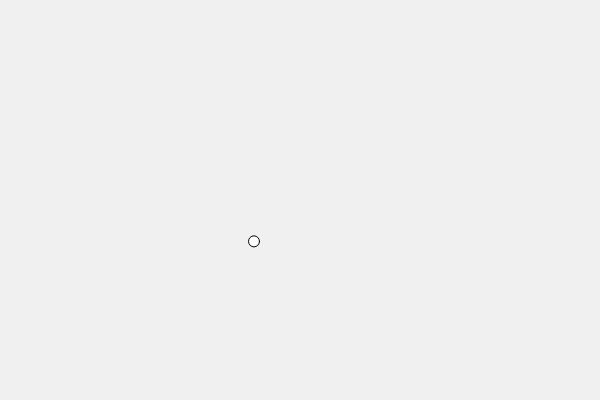
Frame 1 (no input)
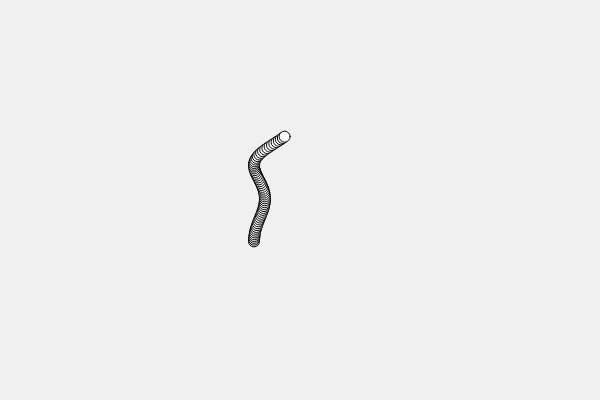
Frame 60 (no input)
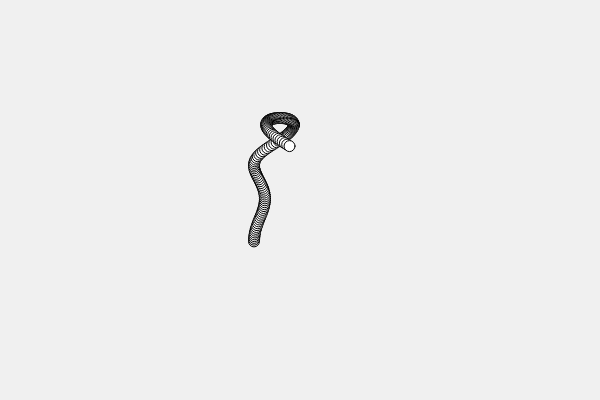
Frame 120 (the mouse pressed at the canvas centre since frame 60)

The p5.js sketch that drew these frames (run headless with seeded random() and noise() and a simulated clock; from frame 60 on, the mouse is pressed at the canvas centre):

// p5.js sketch
// ── sketch.js
 
function setup() {
  	createCanvas(600, 400);  
  	background(240);
}

var speed =1;
var speed2 =1;
function draw() {
	dene( );
 }
 
function dene() {

	 
	translate(280,199);
	fill(255);
	ellipse(-1*26*sin(speed+cos(-1*speed2)),80*cos(speed*-1)+sin(-1*speed2),11,11);
	speed+=0.025;
	speed2+=0.080;
 
}

 function AciHesapla(x1,y1,x2,y2) //bize cos0 hesaplayacaktır
	{	
	//vektörel çarpım u.v = u1.v1 + u2.v2
	vektorelCarpim = x1*x2 + y1*y2 ;
	//skaler çarpım 
	skalerCarpim = sqrt(Math.pow(x1,2)+Math.pow(y1,2)) * sqrt(Math.pow(x2,2)+Math.pow(y2,2)); // |u| burada x1 ve y1 den oluşuyor ve (x1^2)+(y1^2) şeklinde hesaplanıyor. |v| burada x2 ve y2 den oluşuyor ve (x2^2)+(y2^2) şeklinde hesaplanıyor. ayrıca sqrt javascriptte kök ifadesine eşittir, pow üs ifadesine eşittir. sqrt () ifadesinin içine yazdığımızın kökünü alır. pow ise (x,y) x^y yapar
	//cos0
	cos0 = vektorelCarpim/skalerCarpim; 	
 	return cos0;
}
// ── vekt.js
function AciHesapla(x1,y1,x2,y2) //bize cos0 hesaplayacaktır
	{	
	//vektörel çarpım u.v = u1.v1 + u2.v2
	vektorelCarpim = x1*x2 + y1*y2 ;
	//skaler çarpım 
	skalerCarpim = sqrt(Math.pow(x1,2)+Math.pow(y1,2)) * sqrt(Math.pow(x2,2)+Math.pow(y2,2)); // |u| burada x1 ve y1 den oluşuyor ve (x1^2)+(y1^2) şeklinde hesaplanıyor. |v| burada x2 ve y2 den oluşuyor ve (x2^2)+(y2^2) şeklinde hesaplanıyor. ayrıca sqrt javascriptte kök ifadesine eşittir, pow üs ifadesine eşittir. sqrt () ifadesinin içine yazdığımızın kökünü alır. pow ise (x,y) x^y yapar
	//cos0
	cos0 = vektorelCarpim/skalerCarpim; 	
 	return cos0;
}
